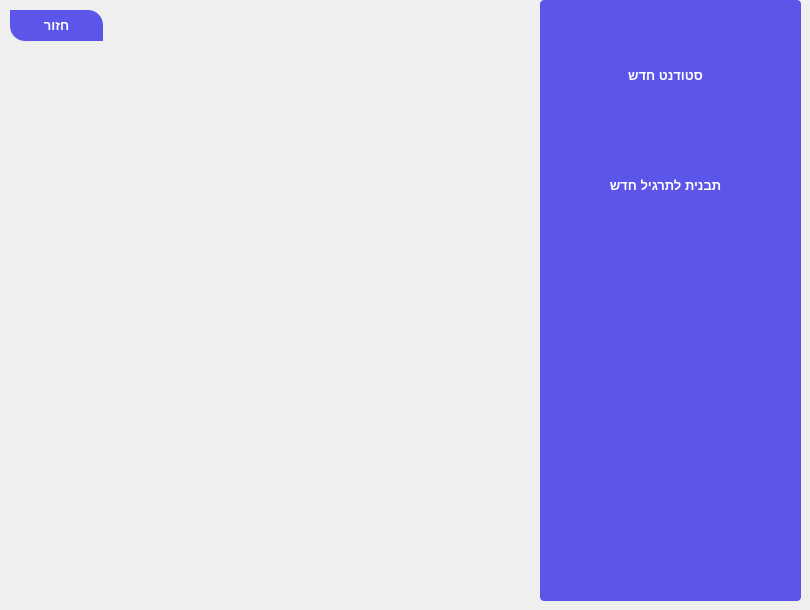
    <widget class="QWidget" name="First_Course">
     <widget class="QListView" name="listView_2">
      <property name="geometry">
       <rect>
        <x>540</x>
        <y>0</y>
        <width>261</width>
        <height>601</height>
       </rect>
      </property>
      <property name="styleSheet">
       <string notr="true">background-color: #5c55e9;
	color: #fff;
	font-size: 14px;
	font-weight: bold;
	show-decoration-selected: 0;
	border-radius: 4px;
	padding-left: -15px;
	padding-right: -15px;
	padding-top: 5px;</string>
      </property>
     </widget>
     <widget class="QPushButton" name="pushButton_12">
      <property name="geometry">
       <rect>
        <x>580</x>
        <y>40</y>
        <width>171</width>
        <height>71</height>
       </rect>
      </property>
      <property name="styleSheet">
       <string notr="true">QPushButton
{
	background-color: #5c55e9;
	color: #fff;
	font-size: 13px;
	font-weight: bold;
	border-top-right-radius: 15px;
	border-top-left-radius: 0px;
	border-bottom-right-radius: 0px;
	border-bottom-left-radius: 15px;
	padding: 10px;

}


QPushButton::disabled
{
	background-color: #5c5c5c;

}


QPushButton::hover
{
	background-color: #5564f2;

}


QPushButton::pressed
{
	background-color: #3d4ef2;

}</string>
      </property>
      <property name="text">
       <string>סטודנט חדש</string>
      </property>
     </widget>
     <widget class="QPushButton" name="pushButton_13">
      <property name="geometry">
       <rect>
        <x>580</x>
        <y>160</y>
        <width>171</width>
        <height>51</height>
       </rect>
      </property>
      <property name="styleSheet">
       <string notr="true">QPushButton
{
	background-color: #5c55e9;
	color: #fff;
	font-size: 13px;
	font-weight: bold;
	border-top-right-radius: 15px;
	border-top-left-radius: 0px;
	border-bottom-right-radius: 0px;
	border-bottom-left-radius: 15px;
	padding: 10px;

}


QPushButton::disabled
{
	background-color: #5c5c5c;

}


QPushButton::hover
{
	background-color: #5564f2;

}


QPushButton::pressed
{
	background-color: #3d4ef2;

}</string>
      </property>
      <property name="text">
       <string>תבנית לתרגיל חדש</string>
      </property>
     </widget>
     <widget class="QLabel" name="label_15">
      <property name="geometry">
       <rect>
        <x>0</x>
        <y>0</y>
        <width>541</width>
        <height>601</height>
       </rect>
      </property>
      <property name="styleSheet">
       <string notr="true"> image: url(&quot;:/images/Lec4.jpg&quot;);</string>
      </property>
      <property name="text">
       <string/>
      </property>
     </widget>
     <widget class="QPushButton" name="pushButton_30">
      <property name="geometry">
       <rect>
        <x>10</x>
        <y>10</y>
        <width>93</width>
        <height>31</height>
       </rect>
      </property>
      <property name="styleSheet">
       <string notr="true">QPushButton
{
	background-color: #5c55e9;
	color: #fff;
	font-size: 13px;
	font-weight: bold;
	border-top-right-radius: 15px;
	border-top-left-radius: 0px;
	border-bottom-right-radius: 0px;
	border-bottom-left-radius: 15px;
	padding: 10px;

}


QPushButton::disabled
{
	background-color: #5c5c5c;

}


QPushButton::hover
{
	background-color: #5564f2;

}


QPushButton::pressed
{
	background-color: #3d4ef2;

}
</string>
      </property>
      <property name="text">
       <string>חזור</string>
      </property>
     </widget>
    </widget>
